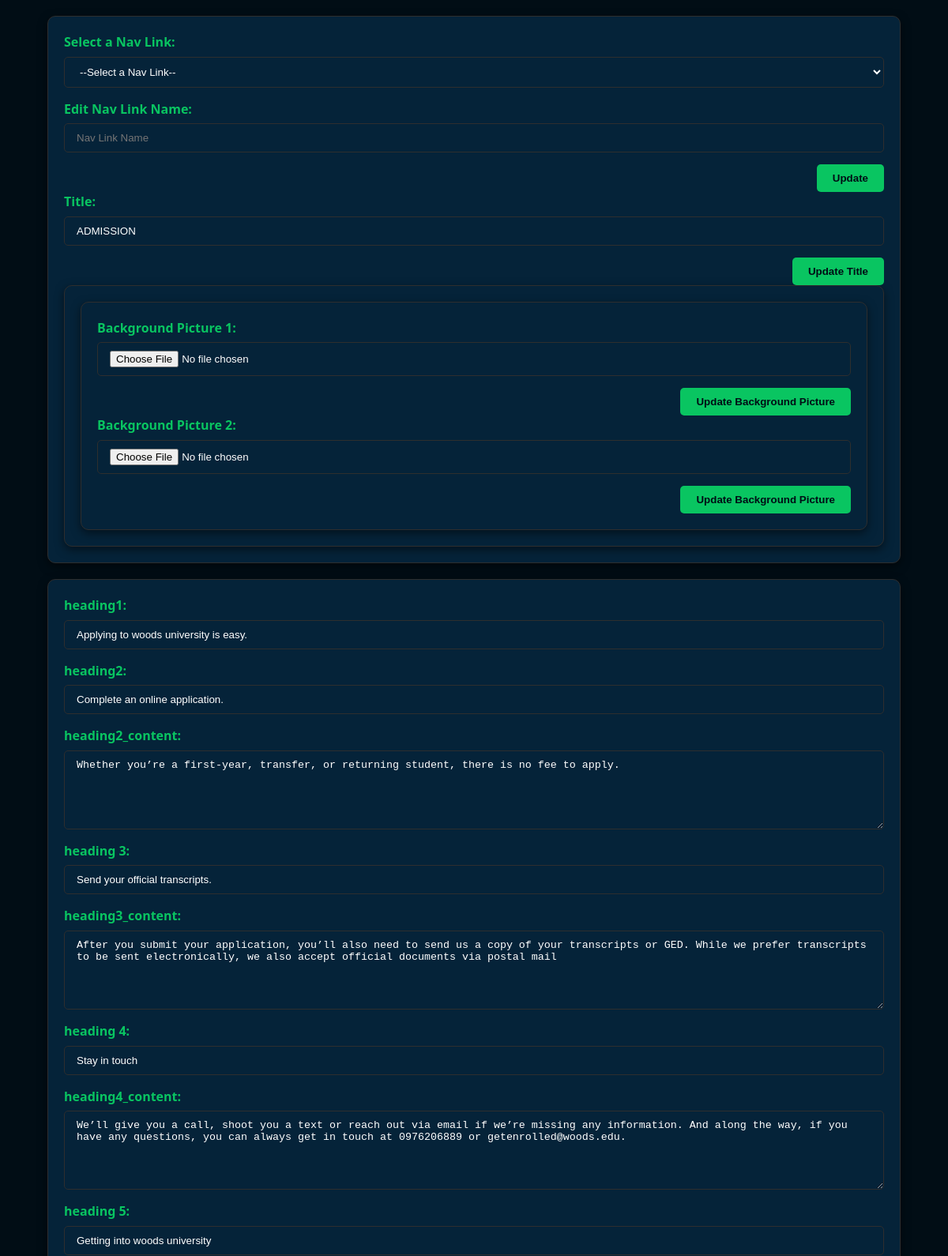
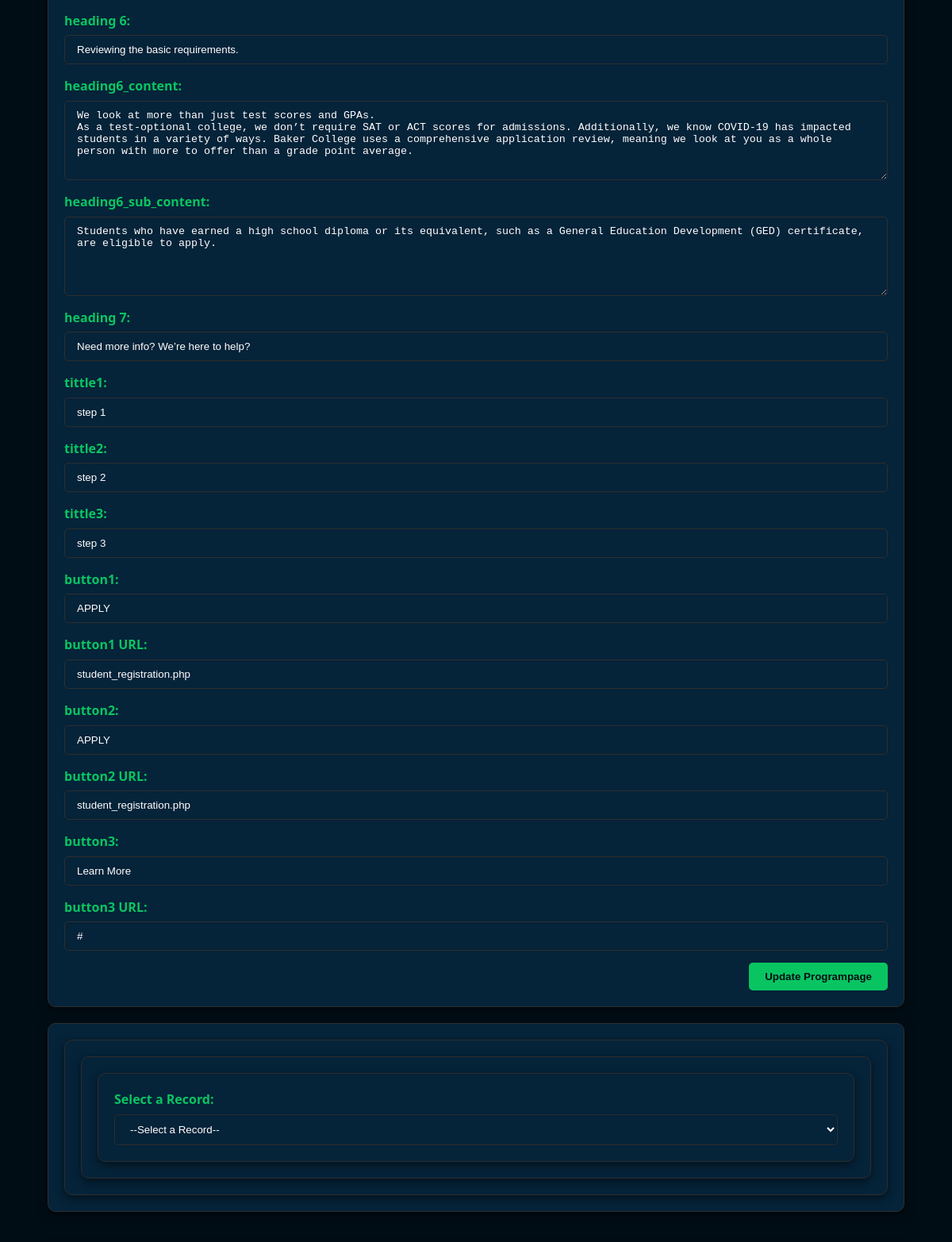
The app's page /admision_admin.php (upper part) with its own data (2 pictures, top to bottom).
### tables this page shows
CREATE TABLE `admision` (
  `admision_id` bigint(20) unsigned NOT NULL AUTO_INCREMENT,
  `heading1` varchar(255) DEFAULT NULL,
  `heading2` varchar(255) DEFAULT NULL,
  `heading2_content` text DEFAULT NULL,
  `heading3` varchar(255) DEFAULT NULL,
  `heading3_content` text DEFAULT NULL,
  `heading4` varchar(255) DEFAULT NULL,
  `heading4_content` text DEFAULT NULL,
  `heading5` varchar(255) DEFAULT NULL,
  `heading6` varchar(255) DEFAULT NULL,
  `heading6_content` text DEFAULT NULL,
  `heading6_sub_content` text DEFAULT NULL,
  `heading7` varchar(255) DEFAULT NULL,
  `tittle` varchar(255) DEFAULT NULL,
  `tittle1` varchar(255) DEFAULT NULL,
  `tittle2` varchar(255) DEFAULT NULL,
  `tittle3` varchar(255) DEFAULT NULL,
  `button1` varchar(255) DEFAULT NULL,
  `button1_url` varchar(255) DEFAULT NULL,
  `button2` varchar(255) DEFAULT NULL,
  `button2_url` varchar(255) DEFAULT NULL,
  `button3` varchar(255) DEFAULT NULL,
  `button3_url` varchar(255) DEFAULT NULL,
  `background_picture1` varchar(255) DEFAULT NULL,
  `background_picture2` varchar(255) DEFAULT NULL,
  PRIMARY KEY (`admision_id`)
);

### admision_admin.php (the view, shortened to what this page needs)
<?php
$servername = "localhost";
$username = "root";
$password = "";
$dbname = "woods";
$conn = new mysqli($servername, $username, $password, $dbname);
$sql = "SELECT * FROM admision WHERE admision_id = 1";
$result = $conn->query($sql);
$programpage_data = [];
if ($result->num_rows > 0) {
    $programpage_data = $result->fetch_assoc();
}
?>
<!DOCTYPE html>
<html lang="en">
<head>
   <link rel="stylesheet" href="Resources/admision_admin.css?v=<?php echo time(); ?>">
   <link rel="stylesheet" href="Resources/fontawesome/css/solid.css">
   <link rel="stylesheet" href="Resources/fontawesome/webfonts/fa-solid-900.woff2">
   <link rel="stylesheet" href="Resources/fontawesome/css/all.css">
   <link rel="stylesheet" href="Resources/fontawesome/css/brands.css">
   <link rel="stylesheet" href="Resources/fontawesome/css/fontawesome.css">
   <link href="Resources/fontawesome/css/solid.css" rel="stylesheet" />
</head>
<body>
<section class="edditing_part">
    <div class="edditing_section">
    <form action="" method="post" onsubmit="showProgressBar()">
    <div class="input_field">
        <label for="navLinkSelect" class="form-label">Select a Nav Link:</label>
        <select id="navLinkSelect" name="navLinkId" onchange="populateNavLinkName()">
            <option value="">--Select a Nav Link--</option>
        </select>
    </div>
    <div class="input_field">
        <label for="navLinkName" class="form-label">Edit Nav Link Name:</label>
        <input type="text" id="navLinkName" name="navLinkName" placeholder="Nav Link Name" required>
    </div>
    <div class="container">
        <button class="btntxt" type="submit">Update</button>
    </div>
</form>
            <form action="" method="post" onsubmit="showProgressBar()">
                <div class="input_field">
                    <label for="tittle" class="form-label">Title:</label>
                    <input type="text" id="tittle" name="tittle" value="<?php echo htmlspecialchars ($programpage_data['tittle']); ?>" placeholder="Title" required>
                </div>
                <div class="container">
                    <button class="btntxt" type="submit" name="updateTitle">Update Title</button>
                </div>
            </form>
       <div class="edditing_section">
       <div class="edditing_section">
        <form action="" method="post" onsubmit="showProgressBar()" enctype="multipart/form-data" id="imageForm1">
            <div class="input_field">
                <label for="background_picture1" class="form-label">Background Picture 1:</label>
                <input type="file" id="background_picture1" name="background_picture1" accept="image/*">
            </div>
            <div class="container">
                <button class="btntxt" type="submit" name="updatebackground1">Update Background Picture</     button>
            </div>
        </form>
            <form action="" method="post" onsubmit="showProgressBar()" enctype="multipart/form-data" id="imageForm1">
            <div class="input_field">
                <label for="background_picture2" class="form-label">Background Picture 2:</label>
                <input type="file" id="background_picture2" name="background_picture2" accept="image/*">
            </div>
            <div class="container">
                <button class="btntxt" type="submit" name="updatebackground2">Update Background Picture</     button>
            </div>
        </form>
       </div>
       </div>
    </div>
<div class="edditing_section2">
<div class="editing_section2">
    <form action="" method="post" enctype="multipart/form-data" onsubmit="showProgressBar()">
        <div class="input_field">
            <label for="heading1" class="form-label">heading1:</label>
            <input type="text" id="heading1" name="heading1" value="<?php echo htmlspecialchars($programpage_data['heading1']); ?>" placeholder="heading 1" required>
        </div>
        <div class="input_field">
            <label for="heading2" class="form-label">heading2:</label>
            <input type="text" id="heading2" name="heading2" value="<?php echo htmlspecialchars($programpage_data['heading2']); ?>" placeholder="heading 2" required>
        </div>
        <div class="input_field">
            <label for="heading2_content" class="form-label">heading2_content:</label>
            <textarea id="heading2_content" name="heading2_content" placeholder="heading2_content" required><?php echo htmlspecialchars($programpage_data['heading2_content']); ?></textarea>
        </div>
        <div class="input_field">
            <label for="heading3" class="form-label">heading 3:</label>
            <input type="text" id="heading3" name="heading3" value="<?php echo htmlspecialchars($programpage_data['heading3']); ?>" placeholder="heading 3" required>
        </div>
        <div class="input_field">
            <label for="heading3_content" class="form-label">heading3_content:</label>
            <textarea id="heading3_content" name="heading3_content" placeholder="heading3_content" required><?php echo htmlspecialchars($programpage_data['heading3_content']); ?></textarea>
        </div>
        <div class="input_field">
            <label for="heading4" class="form-label">heading 4:</label>
            <input type="text" id="heading4" name="heading4" value="<?php echo htmlspecialchars($programpage_data['heading4']); ?>" placeholder="heading4" required>
        </div>
        <div class="input_field">
            <label for="heading4_content" class="form-label">heading4_content:</label>
            <textarea id="heading4_content" name="heading4_content" placeholder="heading4_content" required><?php echo htmlspecialchars($programpage_data['heading4_content']); ?></textarea>
        </div>
        <div class="input_field">
            <label for="heading5" class="form-label">heading 5:</label>
            <input type="text" id="heading5" name="heading5" value="<?php echo htmlspecialchars($programpage_data['heading5']); ?>" placeholder="heading5" required>
        </div>
        <div class="input_field">
            <label for="heading6" class="form-label">heading 6:</label>
            <input type="text" id="heading6" name="heading6" value="<?php echo htmlspecialchars($programpage_data['heading6']); ?>" placeholder="heading6" required>
        </div>
        <div class="input_field">
            <label for="heading6_content" class="form-label">heading6_content:</label>
            <textarea id="heading6_content" name="heading6_content" placeholder="heading6_content" required><?php echo htmlspecialchars($programpage_data['heading6_content']); ?></textarea>
        </div>
        <div class="input_field">
            <label for="heading6_sub_content" class="form-label">heading6_sub_content:</label>
            <textarea id="heading6_sub_content" name="heading6_sub_content" placeholder="heading6_sub_content" required><?php echo htmlspecialchars($programpage_data['heading6_sub_content']); ?></textarea>
        </div>
        <div class="input_field">
            <label for="heading7" class="form-label">heading 7:</label>
            <input type="text" id="heading7" name="heading7" value="<?php echo htmlspecialchars($programpage_data['heading7']); ?>" placeholder="heading7" required>
        </div>
        <div class="input_field">
            <label for="tittle1" class="form-label">tittle1:</label>
            <input type="text" id="tittle1" name="tittle1" value="<?php echo htmlspecialchars($programpage_data['tittle1']); ?>" placeholder="tittle1" required>
        </div>
        <div class="input_field">
            <label for="tittle2" class="form-label">tittle2:</label>
            <input type="text" id="tittle2" name="tittle2" value="<?php echo htmlspecialchars($programpage_data['tittle2']); ?>" placeholder="tittle2" required>
        </div>
        <div class="input_field">
            <label for="tittle3" class="form-label">tittle3:</label>
            <input type="text" id="tittle3" name="tittle3" value="<?php echo htmlspecialchars($programpage_data['tittle3']); ?>" placeholder="tittle3" required>
        </div>
        <div class="input_field">
            <label for="button1" class="form-label">button1:</label>
            <input type="text" id="button1" name="button1" value="<?php echo htmlspecialchars($programpage_data['button1']); ?>" placeholder="button1" required>
        </div>
        <div class="input_field">
            <label for="button1_url" class="form-label">button1 URL:</label>
            <input type="text" id="button1_url" name="button1_url" value="<?php echo htmlspecialchars($programpage_data['button1_url']); ?>" placeholder="button1 URL" required>
        </div>
        <div class="input_field">
            <label for="button2" class="form-label">button2:</label>
            <input type="text" id="button2" name="button2" value="<?php echo htmlspecialchars($programpage_data['button2']); ?>" placeholder="button2" required>
        </div>
        <div class="input_field">
            <label for="button2_url" class="form-label">button2 URL:</label>
            <input type="text" id="button2_url" name="button2_url" value="<?php echo htmlspecialchars($programpage_data['button2_url']); ?>" placeholder="button2 URL" required>
        </div>
        <div class="input_field">
            <label for="button3" class="form-label">button3:</label>
            <input type="text" id="button3" name="button3" value="<?php echo htmlspecialchars($programpage_data['button3']); ?>" placeholder="button3" required>
        </div>
        <div class="input_field">
            <label for="button3_url" class="form-label">button3 URL:</label>
            <input type="text" id="button3_url" name="button3_url" value="<?php echo htmlspecialchars($programpage_data['button3_url']); ?>" placeholder="button3 URL" required>
        </div>
        <div class="container">
            <button class="btntxt" type="submit" name="updateProgrampage">Update Programpage</button>
        </div>
    </form>
</div>
</div>
    <div class="edditing_section4">
        <div class="edditing_section">
            <div class="edditing_section">
            <div class="edditing_section">
    <form action="" method="post" id="updateForm" enctype="multipart/form-data">
        <div class="input_field">
            <label for="recordSelect" class="form-label">Select a Record:</label>
            <select id="recordSelect" name="recordId" onchange="populateFieldsAndScroll()">
                <option value="">--Select a Record--</option>
            </select>
        </div>
    </form>
</div>
</div>
            </div>
        </div>
</section>
</body>
</html>

### Resources/admision_admin.css (style rules this page uses)
:root { --primary-dark:#010d15; --primary-accent: #09c561; --neutral: #60676c; --background: #052339; --text-light: #ffffff; --text-secondary: #b0b0b0; --border-color: #2e2e2e; }
* { box-sizing: border-box; margin: 0; padding: 0; }
body { font-family: 'Segoe UI', Tahoma, Geneva, Verdana, sans-serif; background-color: var(--primary-dark); color: var(--text-light); line-height: 1.6; min-height: 100vh; display: flex; flex-direction: column; }
.edditing_part { width: 90%; max-width: 1200px; margin: 20px auto; display: flex; flex-direction: column; gap: 20px; }
.edditing_section, .edditing_section1, .edditing_section2, .edditing_section3, .heading_section, .form-container, .edditing_section4 { background-color: var(--background); border: 1px solid var(--border-color); border-radius: 10px; padding: 20px; box-shadow: 0 4px 12px rgba(0, 0, 0, 0.5); }
form { display: flex; flex-direction: column; gap: 15px; }
.input_field { display: flex; flex-direction: column; }
.input_field label { color: var(--primary-accent); margin-bottom: 5px; font-weight: 600; }
.input_field input[type="text"], .input_field textarea, .input_field select, .input_field input[type="file"] { padding: 10px 15px; border: 1px solid var(--border-color); border-radius: 5px; background-color: var(--background); color: var(--text-light); transition: border-color 0.3s ease; }
textarea { resize: vertical; min-height: 100px; }
button.btntxt, button.btntxt3 { background-color: var(--primary-accent); color: var(--primary-dark); padding: 10px 20px; border: none; border-radius: 5px; cursor: pointer; font-weight: 700; transition: background-color 0.3s ease, transform 0.2s ease; }
.container { display: flex; justify-content: flex-end; }
.edditing_section, .edditing_section1, .edditing_section2, .edditing_section3, .edditing_section4 { border: 1px solid re; }

### records on screen
admision: tittle "ADMISSION", heading1 "Applying to woods university is easy.", heading2 "Complete an online application.", heading2_content "Whether you’re a first-year, transfer, or returning student, there is no fee to apply.", heading3 "Send your official transcripts.", heading3_content "After you submit your application, you’ll also need to send us a copy of your transcripts or GED. While we prefer transcripts to be sent electronically, we also accept official documents via postal mail", heading4 "Stay in touch", heading4_content "We’ll give you a call, shoot you a text or reach out via email if we’re missing any information. And along the way, if you have any questions, you can always get in touch at 0976206889 or getenrolled@woods.edu.", heading5 "Getting into woods university", heading6 "Reviewing the basic requirements.", heading6_content "We look at more than just test scores and GPAs. As a test-optional college, we don’t require SAT or ACT scores for admissions. Additionally, we know COVID-19 has impacted students in a variety of ways. Baker College uses a comprehensive application review, meaning we look at you as a whole person with more to offer than a grade point average.", heading6_sub_content "Students who have earned a high school diploma or its equivalent, such as a General Education Development (GED) certificate, are eligible to apply.", heading7 "Need more info? We’re here to help?", tittle1 "step 1", tittle2 "step 2", tittle3 "step 3", button1 "APPLY", button1_url "student_registration.php", button2 "APPLY", button2_url "student_registration.php", button3 "Learn More", button3_url "#"
